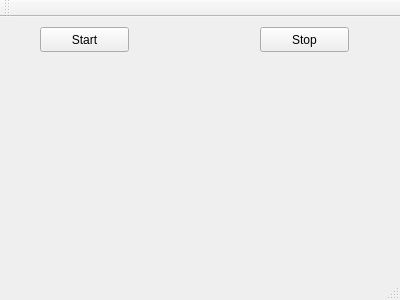
<?xml version="1.0" encoding="UTF-8"?>
<ui version="4.0">
 <class>MainWindow</class>
 <widget class="QMainWindow" name="MainWindow">
  <property name="geometry">
   <rect>
    <x>0</x>
    <y>0</y>
    <width>400</width>
    <height>300</height>
   </rect>
  </property>
  <property name="windowTitle">
   <string>MainWindow</string>
  </property>
  <widget class="QWidget" name="centralWidget">
   <widget class="QPushButton" name="startButton">
    <property name="geometry">
     <rect>
      <x>40</x>
      <y>10</y>
      <width>89</width>
      <height>25</height>
     </rect>
    </property>
    <property name="text">
     <string>Start</string>
    </property>
   </widget>
   <widget class="QPushButton" name="stopButton">
    <property name="geometry">
     <rect>
      <x>260</x>
      <y>10</y>
      <width>89</width>
      <height>25</height>
     </rect>
    </property>
    <property name="text">
     <string>Stop</string>
    </property>
   </widget>
  </widget>
  <widget class="QMenuBar" name="menuBar">
   <property name="geometry">
    <rect>
     <x>0</x>
     <y>0</y>
     <width>400</width>
     <height>22</height>
    </rect>
   </property>
  </widget>
  <widget class="QToolBar" name="mainToolBar">
   <attribute name="toolBarArea">
    <enum>TopToolBarArea</enum>
   </attribute>
   <attribute name="toolBarBreak">
    <bool>false</bool>
   </attribute>
  </widget>
  <widget class="QStatusBar" name="statusBar"/>
 </widget>
 <layoutdefault spacing="6" margin="11"/>
 <resources/>
 <connections/>
</ui>
